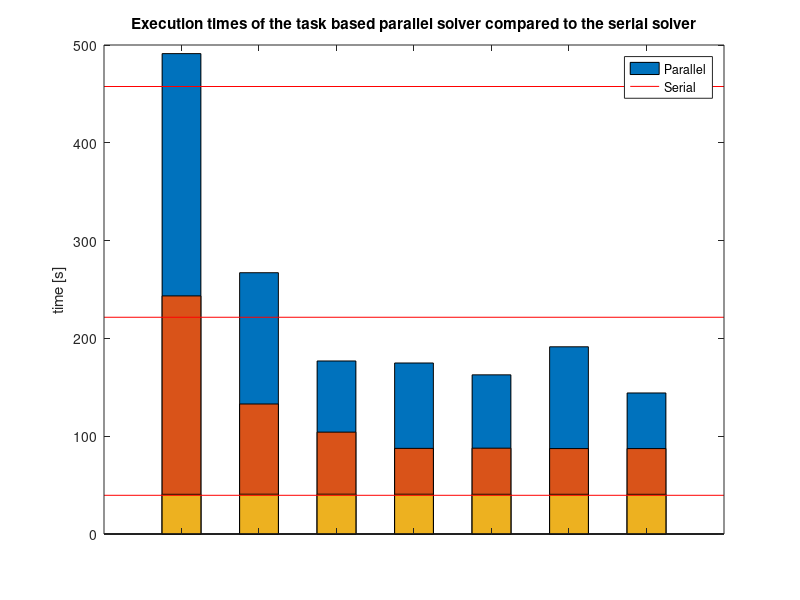

Write MATLAB code to recreate this figure.
% RESULT DISPLAY %

close all;

% RNG impact &
% DRAND48, RAND_R, GSL_TAUS2, GSL_MT19937, GSL_RANLXS0, GSL_RANXLS2 %
rng =  [142.099, 58.337, 58.468, 59.577, 67.681, 112.612];
bar(rng,0.5);
ylabel('time [s]');
title('Execution times for RNG algorithms');
set(gca, 'XTickLabel', {'DRAND48', 'RAND\_R', 'GSL\_TAUS2', 'GSL\_MT19937', 'GSL\_RANLXS0', 'GSL\_RANLXS2'});

% Task Based MT19937 performance vs. serial 12 replicas %
% 1 2 4 6 8 10 12 %
mt = [491.197, 267.168 , 176.913, 174.847, 162.753, 191.435, 144.203];
bar(mt,0.5);
ylabel('time [s]')
title('Execution times of the task based parallel solver compared to the serial solver');
set(gca,'XTickLabel',{1,2,4,6,8,10,12});
hold on
plot(xlim,[457.561 457.561], 'r')
legend({'Parallel','Serial'});


% Task Based MT19937 performance vs. serial 6 replicas %
% 1 2 4 6 8 10 12 %
mt = [243.456, 132.936 , 104.158 , 87.548 , 87.750, 87.350, 87.350];
bar(mt,0.5);
ylabel('time [s]')
title('Execution times of the task based parallel solver compared to the serial solver');
set(gca,'XTickLabel',{1,2,4,6,8,10,12});
hold on
plot(xlim,[221.623 221.623], 'r')
legend({'Parallel','Serial'});


% Task Based MT19937 performance vs. serial 1 replica %
% 1 2 4 6 8 10 12 %
mt = [40.587, 40.691 , 40.697, 40.675, 40.614, 40.595 , 40.578];
bar(mt,0.5);
ylabel('time [s]')
title('Execution times of the task based parallel solver compared to the serial solver');
set(gca,'XTickLabel',{1,2,4,6,8,10,12});
hold on
plot(xlim,[39.578 39.578], 'r')
legend({'Parallel','Serial'});